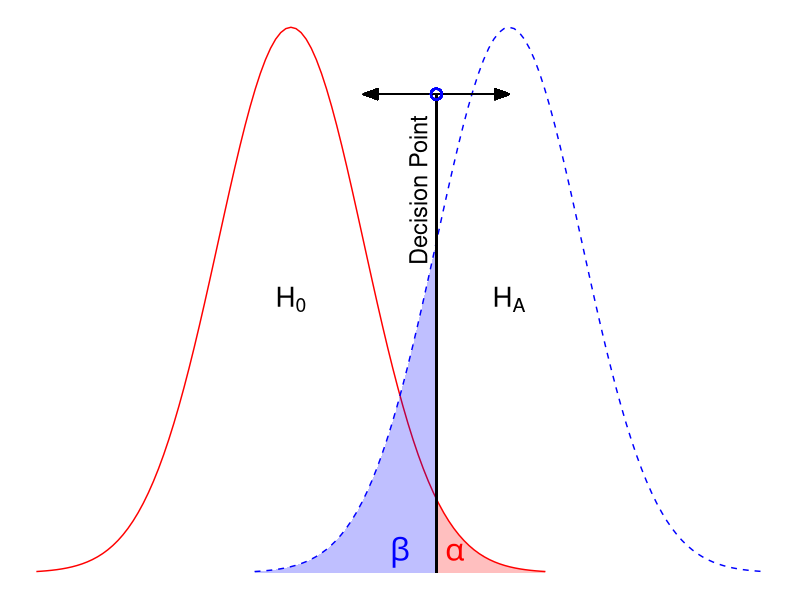

This figure's R source:
library(tidyverse)
## script to create a Type 1 - Type 2 demo plot 01/17/2024

tibble(x = seq(-3.5, 6.5, length.out = 200)) %>%
  ggplot(aes(x)) +
  stat_function(
    fun = dnorm,
    args = list(0, 1),
    col = 'red',
    xlim = c(-3.5, 3.5)
  ) +
  stat_function(
    fun = dnorm,
    args = list(3, 1),
    col = 'blue',
    xlim = c(-0.5, 6.5),
    lty = 2
  ) +
  stat_function(
    geom = "area",
    fun = dnorm,
    args = list(3, 1),
    fill = 'blue',
    xlim = c(-0.5, 2),
    lty = 2,
    alpha = 0.25
  ) +
  stat_function(
    geom = "area",
    fun = dnorm,
    args = list(0, 1),
    fill = 'red',
    xlim = c(2, 3.5),
    lty = 2,
    alpha = 0.25
  ) +
  annotate(
    "text",
    x = 1.5,
    y = 0.015,
    label = expression(beta),
    size = 8,
    col = 'blue'
  ) +
  annotate(
    "text",
    x = 2.25,
    y = 0.015,
    label = expression(alpha),
    size = 8,
    col = 'red'
  ) +
  geom_segment(
    x = 2,
    xend = 2,
    y = 0 ,
    yend = 0.35,
    col = 'black',
    linewidth = 0.75
  )+
  geom_segment(
    y = 0.35,
    yend = 0.35,
    x = 1.0,
    xend = 3.0,
    arrow = arrow(
      ends = "both",
      type = "closed",
      angle = 20,
      length = unit(0.15, "inches")
    )
  )+
  geom_point(
    aes(x = 2, y = 0.35),
    col = 'blue',
    shape = 1,
    size = 3,
    stroke = 1
  ) +
  annotate(
    "text",
    x = 0,
    y = 0.2,
    label = expression(H[0]),
    size = 7
  ) +
  annotate(
    "text",
    x = 3,
    y = 0.2,
    label = expression(H[A]),
    size = 7
  ) +
  annotate(
    "text",
    x = 2,
    y = 0.28,
    label = "Decision Point",
    angle = 90,
    vjust = -0.5,
    size = 6
  )+
  theme_void()+
  theme(axis.text.y = element_blank(),
        axis.ticks.y = element_blank())+
  labs(x = "Z", y = NULL)
